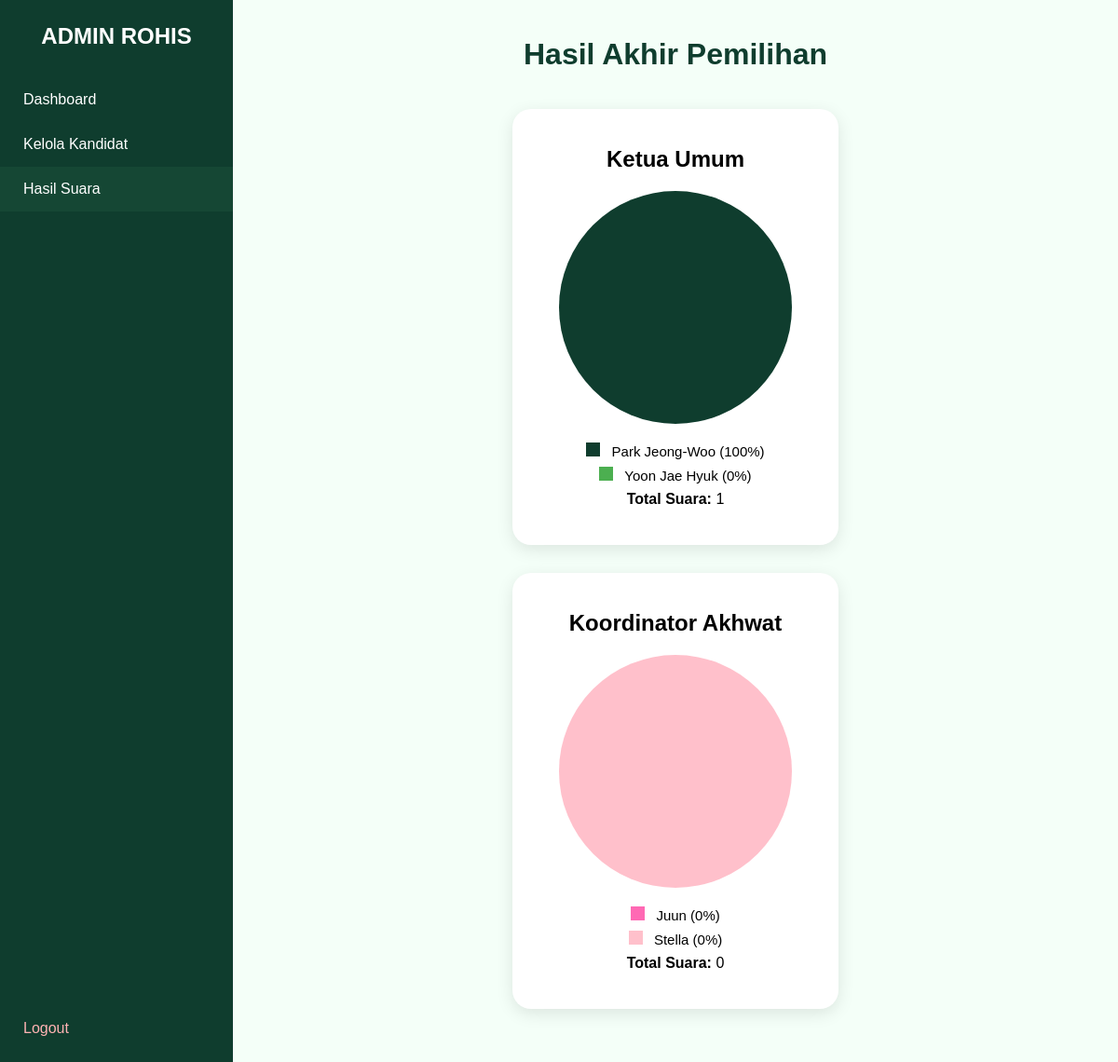
Screenshot of /admin/pemira/hasil_suara.php with the database file from the repository.
### tables this page shows
CREATE TABLE `kandidat` (
  `id_kandidat` int(11) NOT NULL,
  `nama_kandidat` varchar(100) NOT NULL,
  `jabatan` enum('Ketua Umum','Koordinator Akhwat') NOT NULL,
  `no_urut` int(11) NOT NULL,
  `foto` varchar(255) NOT NULL,
  `visi_misi` text DEFAULT NULL,
  `kelas` varchar(50) DEFAULT NULL,
  `suara` int(11) DEFAULT 0
);

### admin/pemira/hasil_suara.php (the view, shortened to what this page needs)
<?php
include '../../koneksi.php';
$query_ketua = mysqli_query($konek,
"SELECT * FROM kandidat
 WHERE jabatan='Ketua Umum'
 ORDER BY no_urut ASC");
$ketua = [];
while($row = mysqli_fetch_assoc($query_ketua)){
    $ketua[] = $row;
}
$total_ketua = mysqli_fetch_assoc(mysqli_query($konek,
"SELECT SUM(suara) as total
 FROM kandidat WHERE jabatan='Ketua Umum'"))['total'];
$total_ketua = $total_ketua ? $total_ketua : 0;
$persen1_ketua = ($total_ketua > 0 && isset($ketua[0]))
? round(($ketua[0]['suara']/$total_ketua)*100) : 0;
$persen2_ketua = ($total_ketua > 0 && isset($ketua[1]))
? round(($ketua[1]['suara']/$total_ketua)*100) : 0;
$query_akhwat = mysqli_query($konek,
"SELECT * FROM kandidat
 WHERE jabatan='Koordinator Akhwat'
 ORDER BY no_urut ASC");
$akhwat = [];
while($row = mysqli_fetch_assoc($query_akhwat)){
    $akhwat[] = $row;
}
$total_akhwat = mysqli_fetch_assoc(mysqli_query($konek,
"SELECT SUM(suara) as total
 FROM kandidat WHERE jabatan='Koordinator Akhwat'"))['total'];
$total_akhwat = $total_akhwat ? $total_akhwat : 0;
$persen1_akhwat = ($total_akhwat > 0 && isset($akhwat[0]))
? round(($akhwat[0]['suara']/$total_akhwat)*100) : 0;
$persen2_akhwat = ($total_akhwat > 0 && isset($akhwat[1]))
? round(($akhwat[1]['suara']/$total_akhwat)*100) : 0;
?>
<!DOCTYPE html>
<html>
<head>
</head>
<body>
<div class="sidebar">
    <h2>ADMIN ROHIS</h2>
    <a href="../dashboard.php">Dashboard</a>
    <a href="kelola_kandidat.php">Kelola Kandidat</a>
    <a href="hasil_suara.php" style="background:#154734;">Hasil Suara</a>
    <a href="../../login/logout.php" style="margin-top:auto;color:#ffb3b3;">Logout</a>
</div>
<div class="main">
<h1>Hasil Akhir Pemilihan</h1>
<div class="card">
    <h2>Ketua Umum</h2>
    <div class="circle"
    style="background: conic-gradient(
    #0f3d2e 0% <?= $persen1_ketua ?>%,
    #4caf50 <?= $persen1_ketua ?>% 100%
    );">
    </div>
    <div class="legend">
        <div>
            <span class="color-box" style="background:#0f3d2e;"></span>
            <?= isset($ketua[0]) ? $ketua[0]['nama_kandidat'] : '-' ?>
            (<?= $persen1_ketua ?>%)
        </div>
        <div>
            <span class="color-box" style="background:#4caf50;"></span>
            <?= isset($ketua[1]) ? $ketua[1]['nama_kandidat'] : '-' ?>
            (<?= $persen2_ketua ?>%)
        </div>
    </div>
    <p><b>Total Suara:</b> <?= $total_ketua ?></p>
</div>
<div class="card">
    <h2>Koordinator Akhwat</h2>
    <div class="circle"
    style="background: conic-gradient(
    #ff69b4 0% <?= $persen1_akhwat ?>%,
    #ffc0cb <?= $persen1_akhwat ?>% 100%
    );">
    </div>
    <div class="legend">
        <div>
            <span class="color-box" style="background:#ff69b4;"></span>
            <?= isset($akhwat[0]) ? $akhwat[0]['nama_kandidat'] : '-' ?>
            (<?= $persen1_akhwat ?>%)
        </div>
        <div>
            <span class="color-box" style="background:#ffc0cb;"></span>
            <?= isset($akhwat[1]) ? $akhwat[1]['nama_kandidat'] : '-' ?>
            (<?= $persen2_akhwat ?>%)
        </div>
    </div>
    <p><b>Total Suara:</b> <?= $total_akhwat ?></p>
</div>
</div>
</body>
</html>

### admin/pemira/hasil_suara.php (style rules this page uses)
* { margin:0; padding:0; box-sizing:border-box; font-family:Poppins,sans-serif; }
body { display:flex; background:#f4fff8; }
.sidebar { width:250px; background:#0f3d2e; padding:25px 0; color:white; display:flex; flex-direction:column; }
.sidebar h2 { text-align:center; margin-bottom:30px; }
.sidebar a { padding:15px 25px; text-decoration:none; color:white; display:block; }
.main { flex:1; padding:40px; text-align:center; }
h1 { color:#0f3d2e; margin-bottom:40px; }
.card { background:white; padding:40px; border-radius:20px; box-shadow:0 5px 18px rgba(0,0,0,0.1); width:350px; margin:30px auto; }
.circle { width:250px; height:250px; border-radius:50%; margin:20px auto; }
.legend { margin-top:20px; font-size:15px; }
.legend div { margin:8px 0; }
.color-box { display:inline-block; width:15px; height:15px; margin-right:8px; }

### rows the page displays
kandidat: nama_kandidat "Park Jeong-Woo"
kandidat: nama_kandidat "Yoon Jae Hyuk"
kandidat: nama_kandidat "Juun"
kandidat: nama_kandidat "Stella"

### other values shown
$persen1_ketua "100"
$persen2_ketua "0"
$total_ketua "1"
$persen1_akhwat "0"
$persen2_akhwat "0"
$total_akhwat "0"
